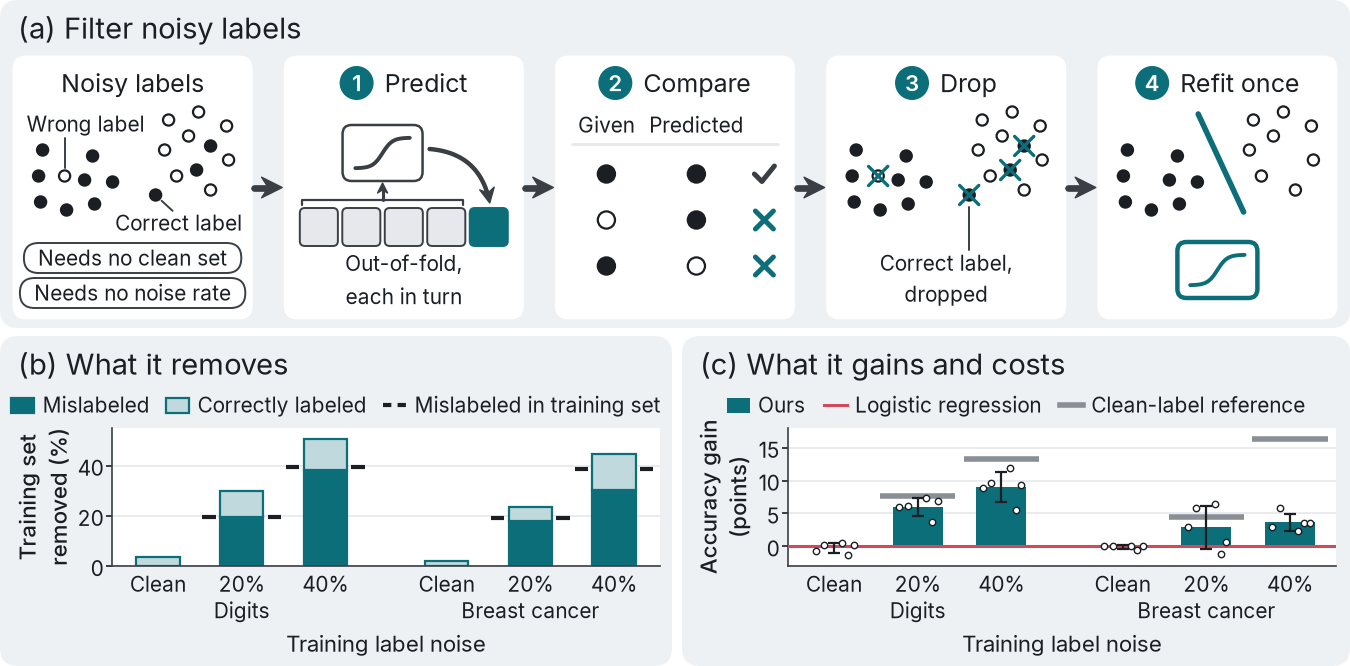

Reproduce this figure in Python.
"""Teaser: the out-of-fold filter (top row), what it removes and what the refit model gains (bottom row).

The scatter positions in the top row are hand-placed and schematic. Every number in the bottom row, the number of
folds and the noise rates come from recipes in paper/sources.py.
"""

import numpy as np
from matplotlib.lines import Line2D
from matplotlib.patches import Circle, FancyBboxPatch, Patch

import scriptorium_diagram as sd
import scriptorium_fig as sf

H = 3.33
d = sd.canvas("full", height=H)
W = d.W

OURS = sf.color("Ours", ours=True)
PARTNER = sf.color("Logistic regression", partner=True)
REF = sf.color("Clean-label reference", reference=True)
LIGHT = sf.tint(OURS, 0.74)
INK = d.pal["text"]
EDGE = d.pal["edge"]
GRID = d.pal["grid"]
TITLE = d.sizes["title"]
HEAD = d.sizes["heading"]
LABEL = d.sizes["text"]
NOTE = d.sizes["note"]
NEUTRAL = d.soft["fills"][3]


def line(p, q, color=EDGE, lw=0.7, z=5):
    d.ax.plot([p[0], q[0]], [p[1], q[1]], color=color, lw=lw, zorder=z, solid_capstyle="round")


def rounded(x, y, w, h, fill="white", edge=EDGE, lw=0.8, r=0.035, z=4):
    d.ax.add_patch(FancyBboxPatch((x, y), w, h, boxstyle=f"round,pad=0,rounding_size={r}", facecolor=fill,
                                  edgecolor=edge, linewidth=lw, zorder=z))


def marker(x, y, filled, r=0.028):
    """A schematic sample: the given class is the marker (filled or open), never a colour."""
    d.ax.add_patch(Circle((x, y), r, facecolor=INK if filled else "white", edgecolor=INK, linewidth=0.8,
                          zorder=6))


def cross(x, y, s=0.048, lw=1.2):
    """Long thin arms, so that the filled or open centre of a struck point stays visible."""
    for dy in (s, -s):
        line((x - s, y - dy), (x + s, y + dy), color=OURS, lw=lw, z=8)


def check(x, y, s=0.05, lw=1.8):
    d.ax.plot([x - s, x - 0.25 * s, x + s], [y, y - 0.75 * s, y + 0.8 * s], color=EDGE, lw=lw, zorder=8,
              solid_capstyle="round", solid_joinstyle="round")


def model_card(cx, cy, ours=False, w=0.40, h=0.28):
    """A small card with an S-shaped curve: a logistic regression."""
    color = OURS if ours else EDGE
    rounded(cx - w / 2, cy - h / 2, w, h, edge=color, lw=1.6 if ours else 0.9, r=0.045)
    t = np.linspace(-1, 1, 80)
    s = 1 / (1 + np.exp(-5.5 * t))
    s = (s - s[0]) / (s[-1] - s[0])
    d.ax.plot(cx + 0.34 * w * t, cy - 0.27 * h + 0.54 * h * s, color=color, lw=1.4, zorder=6,
              solid_capstyle="round")


# ---------------------------------------------------------------------------
# Row 1, panel (a): five equal tiles
# ---------------------------------------------------------------------------
ROW1_Y = 1.69
d.panel(0.0, ROW1_Y, W, H - ROW1_Y, fill=NEUTRAL)
d.text(0.09, H - 0.14, "(a) Filter noisy labels", size=TITLE, ha="left", bg=NEUTRAL, case=None)

MARGIN, GAP = 0.07, 0.17
TW = (W - 2 * MARGIN - 4 * GAP) / 5
TY, TOP = ROW1_Y + 0.05, H - 0.285
TITLE_Y = TOP - 0.13
SY, SW = TY + 0.50, 1.04                     # scatter area shared by the input, drop and refit tiles
LOW_Y = TY + 0.215                           # middle of the strip under the scatter
NOTE_Y = LOW_Y - 0.025                       # one height for the two-line notes of stages 1 and 3

STEP_R, STEP_GAP = 0.085, 0.055
tiles, xs = [], []
for i, title in enumerate(["Noisy labels", "Predict", "Compare", "Drop", "Refit once"]):
    x = MARGIN + i * (TW + GAP)
    xs.append(x)
    tiles.append(d.box(x, TY, TW, TOP - TY, fill="white", edge="white"))
    if i:                                    # stage number directly left of the stage title, centred as one unit
        left = x + (TW - 2 * STEP_R - STEP_GAP - sd.text_width(title, HEAD)) / 2
        d.step(left + STEP_R, TITLE_Y, i, r=STEP_R)
        d.text(left + 2 * STEP_R + STEP_GAP, TITLE_Y, title, size=HEAD, ha="left")
    else:
        d.text(x + TW / 2, TITLE_Y, title, size=HEAD)
d.flow(tiles, width=2.4, color=EDGE, gap=0.015)

# Schematic points as offsets inside the scatter area
FILLED = [(0.06, 0.08), (0.19, 0.04), (0.33, 0.07), (0.05, 0.21), (0.28, 0.19), (0.42, 0.18), (0.32, 0.31),
          (0.07, 0.34)]
OPEN = [(0.70, 0.49), (0.85, 0.53), (0.99, 0.46), (0.68, 0.34), (0.80, 0.41), (1.00, 0.29), (0.74, 0.21),
        (0.91, 0.14)]
# (x, y, filled): three given labels that disagree with the cluster the point sits deep inside
WRONG = [(0.18, 0.21, False), (0.91, 0.36, True), (0.84, 0.24, True)]
ACROSS = (0.635, 0.115, True)                # correctly labeled, just across the border between the clusters


def scatter(i, dropped=True):
    ox = xs[i] + (TW - SW) / 2
    points = [(x, y, True) for x, y in FILLED] + [(x, y, False) for x, y in OPEN]
    if dropped:
        points += WRONG + [ACROSS]
    for x, y, filled in points:
        marker(ox + x, SY + y, filled)
    return ox


# Input: the noisy training set, and what the filter does without. One wrong label is marked, and so is the
# correctly labeled sample that stage 3 drops.
ox = scatter(0)
wx, wy = ox + WRONG[0][0], SY + WRONG[0][1]
d.text(ox - 0.01, SY + 0.47, "Wrong label", size=NOTE, ha="left")
line((wx, SY + 0.40), (wx, wy + 0.04))
cx0, cy0 = ox + ACROSS[0], SY + ACROSS[1]
# "Correct label" sits low and to the right of its point, clear of the filled cluster and of the pills
d.text(ox + 0.75, SY - 0.025, "Correct label", size=NOTE)
line((cx0 + 0.030, cy0 - 0.029), (ox + 0.72, SY + 0.036))
PILL_H, PILL_GAP, PILL_FOOT = 0.15, 0.025, 0.05             # PILL_FOOT: white space under the lower pill
for k, text in enumerate(["Needs no clean set", "Needs no noise rate"]):
    cy = TY + PILL_FOOT + PILL_H / 2 + (1 - k) * (PILL_H + PILL_GAP)
    pw = sd.text_width(text, NOTE) + 0.14
    rounded(xs[0] + (TW - pw) / 2, cy - PILL_H / 2, pw, PILL_H, lw=0.7, r=PILL_H / 2 - 0.001)
    d.text(xs[0] + TW / 2, cy, text, size=NOTE)

# Stage 1: fit on the other folds, predict the held-out fold
folds = int(sf.recipe("filter_folds"))
STRIP_W, FG = 1.04, 0.022
BW = (STRIP_W - (folds - 1) * FG) / folds
sx = xs[1] + (TW - STRIP_W) / 2
by, bh = TY + 0.36, 0.19
for j in range(folds):
    held = j == folds - 1
    rounded(sx + j * (BW + FG), by, BW, bh, fill=OURS if held else GRID, edge=OURS if held else EDGE, lw=0.7,
            r=0.025)
rest_w = (folds - 1) * (BW + FG) - FG        # width of the folds that the model is fit on
card_x = sx + rest_w / 2
card_y = by + bh + 0.275
model_card(card_x, card_y)
# fit: a bracket over the other folds, with an arrow up into the card
brace_y = by + bh + 0.04
d.ax.plot([sx + 0.012, sx + 0.012, sx + rest_w - 0.012, sx + rest_w - 0.012],
          [brace_y - 0.025, brace_y, brace_y, brace_y - 0.025], color=EDGE, lw=0.8, zorder=5,
          solid_capstyle="round", solid_joinstyle="round")
d.arrow((card_x, brace_y), (card_x, card_y - 0.15), width=1.1, color=EDGE, head=0.65)
# predict: from the card into the held-out fold
held_x = sx + (folds - 1) * (BW + FG) + BW / 2
d.arrow((card_x + 0.235, card_y + 0.02), (held_x + 0.005, by + bh + 0.025), curve=0.38, width=1.6, color=EDGE,
        head=0.85)
d.text(xs[1] + TW / 2, NOTE_Y, "Out-of-fold,\neach in turn", size=NOTE)

# Stage 2: compare the given label with the out-of-fold prediction
cg, cp, ci = xs[2] + 0.25, xs[2] + 0.70, xs[2] + 1.04
head_y = TITLE_Y - 0.21
d.text(cg, head_y, "Given", size=NOTE)
d.text(cp, head_y, "Predicted", size=NOTE)
line((xs[2] + 0.08, head_y - 0.095), (xs[2] + TW - 0.08, head_y - 0.095), color=GRID, lw=1.0)
for k, (given, predicted) in enumerate([(True, True), (False, True), (True, False)]):
    y = head_y - 0.245 - 0.23 * k
    marker(cg, y, given, r=0.043)
    marker(cp, y, predicted, r=0.043)
    if given == predicted:
        check(ci, y)
    else:
        cross(ci, y, s=0.045, lw=1.8)

# Stage 3: drop every mismatch, here three wrong labels and one correct one
ox = scatter(3)
for x, y, _ in WRONG + [ACROSS]:
    cross(ox + x, SY + y)
d.text(xs[3] + TW / 2, NOTE_Y, "Correct label,\ndropped", size=NOTE)
line((ox + ACROSS[0], SY + ACROSS[1] - 0.06), (ox + ACROSS[0], NOTE_Y + 0.15))

# Stage 4: refit once on the kept set; the decision line spans only the height of the points
ox = scatter(4, dropped=False)
line((ox + 0.424, SY + 0.52), (ox + 0.651, SY + 0.03), color=OURS, lw=2.0)
model_card(xs[4] + TW / 2, LOW_Y + 0.025, ours=True)

# ---------------------------------------------------------------------------
# Row 2: measured outcomes
# ---------------------------------------------------------------------------
ROW2_H = ROW1_Y - 0.04
B_W = 3.36
CX = B_W + 0.05
TITLE2_Y = ROW2_H - 0.14
LEGEND_Y = ROW2_H - 0.345
AY, AH = 0.50, 0.69
for x0, w0, title in ((0.0, B_W, "(b) What it removes"), (CX, W - CX, "(c) What it gains and costs")):
    d.panel(x0, 0.0, w0, ROW2_H, fill=NEUTRAL)
    d.text(x0 + 0.09, TITLE2_Y, title, size=TITLE, ha="left", bg=NEUTRAL, case=None)

DATASETS = [("digits", "Digits"), ("breast", "Breast cancer")]
RATES = [("noise0", "Clean"), ("noise20", f"{sf.recipe('noise_rate_low'):.0f}%"),
         ("noise40", f"{sf.recipe('noise_rate_high'):.0f}%")]
SETTINGS = [(ds, rate) for ds, _ in DATASETS for rate, _ in RATES]
POS = np.array([0.0, 1.0, 2.0, 3.45, 4.45, 5.45])      # the same six settings, with a small gap between datasets
XLIM = (-0.55, 6.0)


def plot_axes(x, w):
    ax = d.fig.add_axes([x / W, AY / H, w / W, AH / H])
    ax.set_facecolor("white")
    ax.set_xlim(*XLIM)
    ax.set_xticks(POS, [name for _ in DATASETS for _, name in RATES])
    ax.tick_params(axis="x", length=0, pad=2.0, labelsize=NOTE)
    ax.tick_params(axis="y", length=2.0, pad=1.0, labelsize=NOTE)
    ax.grid(False)
    ax.grid(True, axis="y", color=GRID, linewidth=0.6)
    ax.set_axisbelow(True)
    for side in ("top", "right"):
        ax.spines[side].set_visible(False)
    for g, (_, name) in enumerate(DATASETS):
        mid = POS[3 * g + 1]
        d.text(x + (mid - XLIM[0]) / (XLIM[1] - XLIM[0]) * w, 0.277, name, size=NOTE, bg=NEUTRAL)
    d.text(x + w / 2, 0.112, "Training label noise", size=LABEL, bg=NEUTRAL)
    return ax


def legend(ax, handles, labels, xc, **kw):
    """One legend row above the axes, at the same height in both panels (xc in inches)."""
    return ax.legend(handles, labels, loc="center", bbox_to_anchor=(xc / W, LEGEND_Y / H),
                     bbox_transform=d.fig.transFigure, ncol=len(labels), frameon=False, fontsize=NOTE,
                     handlelength=1.1, handletextpad=0.4, borderaxespad=0.0, borderpad=0.0, **kw)


# (b) share of the training set removed, split by whether the dropped sample was mislabeled
BX = 0.56
axb = plot_axes(BX, B_W - BX - 0.06)
axb.set_ylim(0, 55)
axb.set_yticks([0, 20, 40])
axb.set_ylabel("Training set\nremoved (%)", fontsize=LABEL, labelpad=1.5, linespacing=1.1)
BAR = 0.52
# The mislabeled share of the training set: a tick in two stubs, one on each side of the bar, so that it never
# covers the boundary between the two segments.
SHARE_TICK = dict(color=INK, lw=1.5, solid_capstyle="butt")
STUB_GAP, STUB = 0.05, 0.16                   # from the bar edge to the stub, and the stub's length (x units)
for x, (ds, rate) in zip(POS, SETTINGS):
    if rate == "noise0":                      # clean labels: every drop is a correctly labeled sample
        wrong, right = 0.0, sf.recipe(f"drop_fraction_{ds}_{rate}")
    else:
        wrong = sf.recipe(f"drop_share_mislabeled_{ds}_{rate}")
        right = sf.recipe(f"drop_share_correct_{ds}_{rate}")
        axb.bar(x, wrong, BAR, color=OURS, edgecolor=OURS, linewidth=0.8, zorder=2)
    axb.bar(x, right, BAR, bottom=wrong, color=LIGHT, edgecolor=OURS, linewidth=0.8, zorder=2)
    if rate != "noise0":
        share = sf.recipe(f"noisy_share_{ds}_{rate}")
        # dark, not gray: gray stands only for the clean-label reference of panel (c)
        for side in (-1, 1):
            inner = x + side * (BAR / 2 + STUB_GAP)
            axb.plot([inner, inner + side * STUB], [share, share], zorder=4, **SHARE_TICK)
legend(axb, [Patch(facecolor=OURS, edgecolor=OURS, linewidth=0.8),
             Patch(facecolor=LIGHT, edgecolor=OURS, linewidth=0.8),
             # the same two stubs: dash lengths are in line widths and fill the 1.1 em handle
             Line2D([], [], color=INK, lw=SHARE_TICK["lw"], linestyle=(0, (2.0, 1.5)), dash_capstyle="butt")],
       ["Mislabeled", "Correctly labeled", "Mislabeled in training set"], B_W / 2, columnspacing=0.8)

# (c) paired gain of ours over logistic regression (a true zero), with the clean-label reference on the same
# scale: its height above zero is the accuracy that noise costs logistic regression.
CAX = CX + 0.53                               # the y label clears its panel edge by as much as in (b)
axc = plot_axes(CAX, W - CAX - 0.07)
axc.set_ylim(-3, 18)
axc.set_yticks([0, 5, 10, 15])
axc.set_ylabel("Accuracy gain\n(points)", fontsize=LABEL, labelpad=1.5, linespacing=1.1)
CBAR = 0.60
JITTER = np.array([-0.22, -0.12, 0.10, 0.17, 0.24])             # fixed by seed, clear of the error bar
for x, (ds, rate) in zip(POS, SETTINGS):
    mean = sf.recipe(f"gain_vs_logreg_{ds}_{rate}")
    sdev = sf.recipe(f"std_gain_vs_logreg_{ds}_{rate}")
    seeds = [sf.recipe(f"gain_vs_logreg_{ds}_{rate}_seed{s}") for s in range(5)]
    axc.bar(x, mean, CBAR, color=OURS, linewidth=0, zorder=2)
    axc.errorbar(x, mean, yerr=sdev, fmt="none", ecolor=INK, elinewidth=0.8, capsize=2.0, capthick=0.8,
                 zorder=4)
    axc.plot(x + JITTER, seeds, ls="none", marker="o", ms=2.3, mfc="white", mec=INK, mew=0.5, zorder=5)
    if rate != "noise0":
        cost = sf.recipe(f"noise_cost_{ds}_{rate}")
        axc.plot([x - 0.45, x + 0.45], [cost, cost], color=REF, lw=2.0, solid_capstyle="butt", zorder=3)
# zero is logistic regression itself, so the line takes that method's color
axc.axhline(0, color=PARTNER, lw=1.1, zorder=3)
legend(axc, [Patch(facecolor=OURS, linewidth=0), Line2D([], [], color=PARTNER, lw=1.1),
             Line2D([], [], color=REF, lw=2.0)],
       ["Ours", "Logistic regression", "Clean-label reference"], (CX + W) / 2, columnspacing=0.9)

d.save("teaser")
